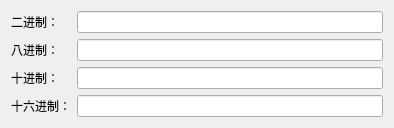
<?xml version="1.0" encoding="UTF-8"?>
<ui version="4.0">
 <class>BaseConversion</class>
 <widget class="QWidget" name="BaseConversion">
  <property name="geometry">
   <rect>
    <x>0</x>
    <y>0</y>
    <width>394</width>
    <height>116</height>
   </rect>
  </property>
  <property name="windowTitle">
   <string>Form</string>
  </property>
  <layout class="QFormLayout" name="formLayout">
   <item row="0" column="0">
    <widget class="QLabel" name="label_B">
     <property name="text">
      <string>二进制：</string>
     </property>
    </widget>
   </item>
   <item row="0" column="1">
    <widget class="QLineEdit" name="lineEdit_B"/>
   </item>
   <item row="1" column="0">
    <widget class="QLabel" name="label_O">
     <property name="text">
      <string>八进制：</string>
     </property>
    </widget>
   </item>
   <item row="1" column="1">
    <widget class="QLineEdit" name="lineEdit_O"/>
   </item>
   <item row="2" column="0">
    <widget class="QLabel" name="label_D">
     <property name="text">
      <string>十进制：</string>
     </property>
    </widget>
   </item>
   <item row="2" column="1">
    <widget class="QLineEdit" name="lineEdit_D"/>
   </item>
   <item row="3" column="0">
    <widget class="QLabel" name="label_H">
     <property name="text">
      <string>十六进制：</string>
     </property>
    </widget>
   </item>
   <item row="3" column="1">
    <widget class="QLineEdit" name="lineEdit_H"/>
   </item>
  </layout>
 </widget>
 <resources/>
 <connections/>
</ui>
